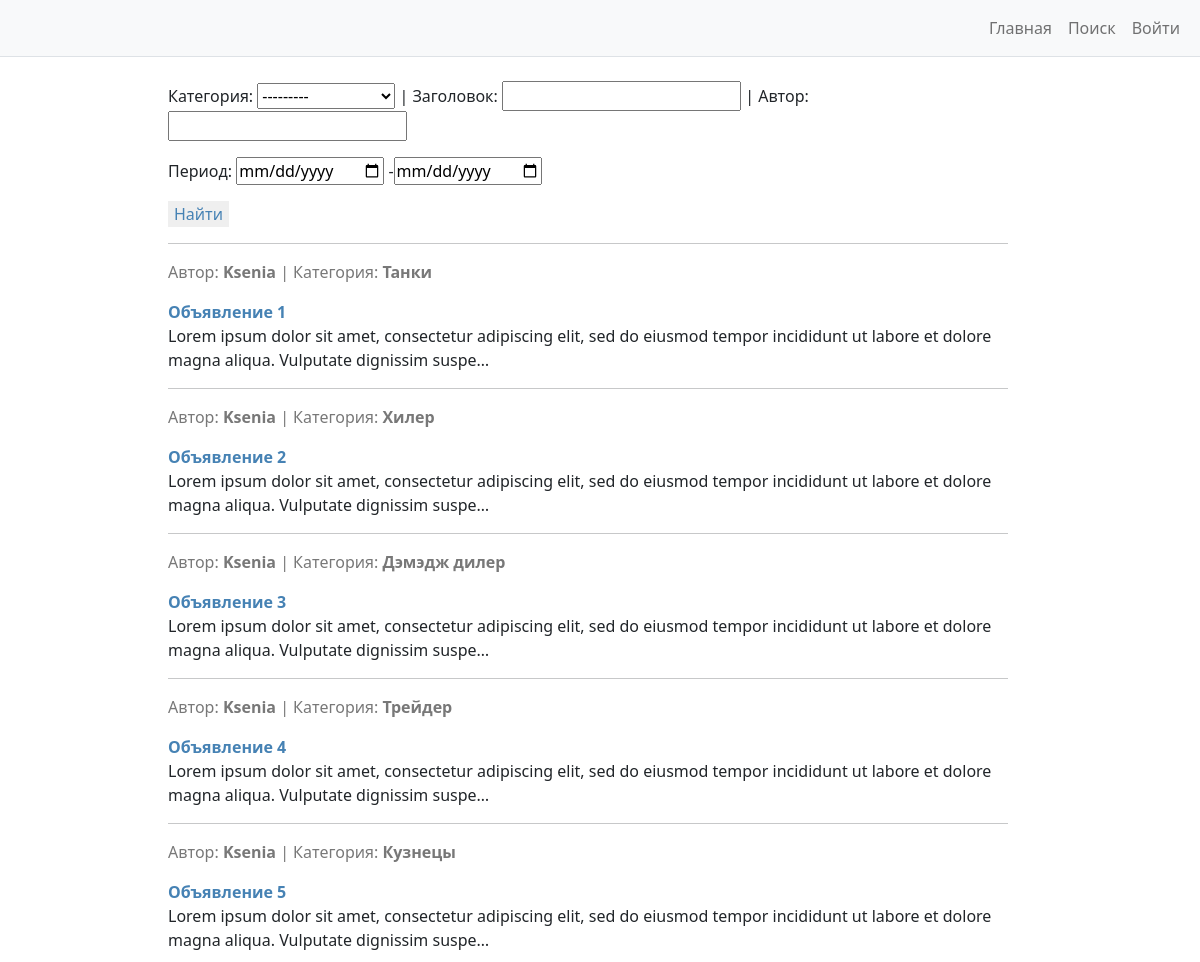
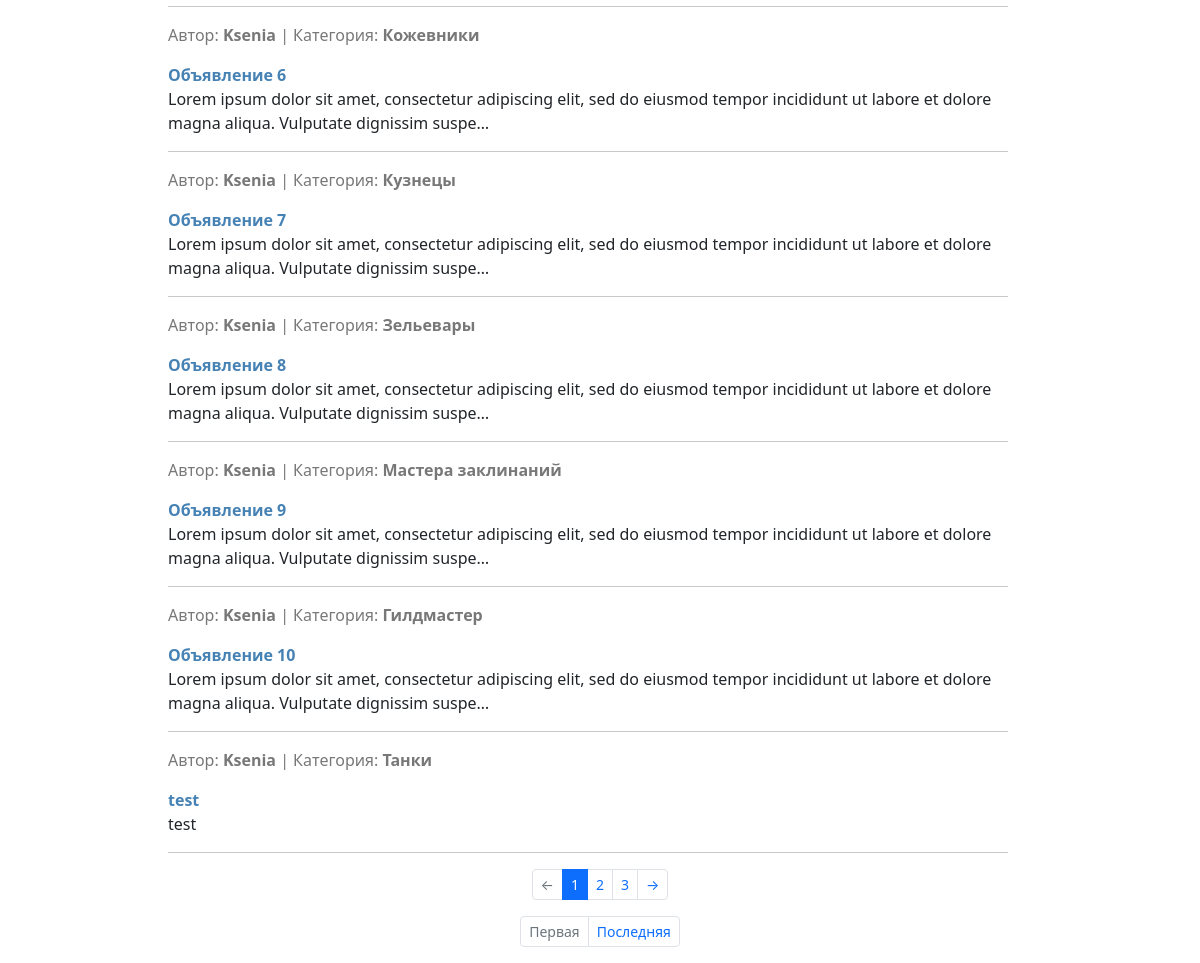
The app's page /search/ with its own data (2 pictures, top to bottom).
### advertisments/models.py (models this page shows, shortened)
class Ad(models.Model):
    pub_date = models.DateTimeField(
        auto_now_add=True
    )
    author = models.ForeignKey(
        to=User,
        on_delete=models.CASCADE,
    )
    title = models.CharField(
        max_length=255,
        help_text='До 255 символов',
    )
    category = models.CharField(
        max_length=18,
        choices=CATEGORIES,
        default=None,
    )
    content = RichTextUploadingField(
        blank=True
    )
    class Meta:
        ordering = ['pub_date']
        verbose_name = 'Объявление'
        verbose_name_plural = 'Объявления'

### advertisments/views.py (the view)
# urls.py: path('search/', AdsSearchView.as_view(), name='ads_search'),
class AdsSearchView(ListView):
    model = Ad
    template_name = 'ads_search.html'
    context_object_name = 'ads'
    paginate_by = 5
    def get_context_data(self, **kwargs):
        context = super().get_context_data()
        context['filter'] = AdsFilter(self.request.GET, queryset=self.get_queryset())
        return context

### advertisments/templatetags/advertisments_tags.py (called while the page is built)
@register.simple_tag(takes_context=True)
def url_replace(context, **kwargs):
    context_copy = context['request'].GET.copy()
    for key, value in kwargs.items():
        context_copy[key] = value
    return context_copy.urlencode()

### advertisments/templates/ads_search.html (shortened to what this page needs)
 {% extends 'base.html' %}
{% load advertisments_tags %}
{% block content %}
<div class="container-fluid" id="centerLayer">
    <br />
    <form method="GET">
        <p>
            Категория: {{ filter.form.category }} |
            Заголовок: {{ filter.form.title }} |
            Автор: {{ filter.form.author }}
        </p>
        <p>
            Период: {{ filter.form.pub_date }}
        </p>
        <p>
            <input type="submit" value="Найти" style="color: #4682B4; border: #4682B4">
        </p>
        <hr>
    </form>
    {% if ads %}
        {% for ad in filter.qs %}
            <p style="color:rgb(120, 120, 120)">
                Автор: <b>{{ ad.author }}</b> | Категория: <b>{{ ad.category }}</b>
            </p>
            <p>
                <a style="color:#4682B4" href="{% url 'ads_detail' ad.id %}"><b>{{ ad.title }}</b></a>
                <br />
                {{ ad.content|striptags|truncatechars:150 }}
            </p>
            <hr>
        {% endfor %}
    {% else %}
        <h3>К сожалению, объявлений, подходящих по данным параметрам нет.</h3>
    {% endif %}
</div>
<nav aria-label="Page navigation example">
    <ul class="pagination pagination-sm justify-content-center">
        {% if page_obj.has_previous %}
        <li class="page-item">
            <a class="page-link" href="?{% url_replace page=page_obj.previous_page_number %}">
                ←
            </a>
        </li>
        {% else %}
        <li class="page-item disabled">
            <a class="page-link" href="#">
                ←
            </a>
        </li>
        {% endif %}
        {% if page_obj.paginator.num_pages <= 5 %}
        {% for page_num in page_obj.paginator.page_range %}
        {% if page_num == page_obj.number %}
        <li class="page-item active" aria-current="page">
            <a class="page-link" href="?{% url_replace page=page_num %}">
                {{ page_num }}
            </a>
        </li>
        {% else %}
        <li class="page-item">
            <a class="page-link" href="?{% url_replace page=page_num %}">
                {{ page_num }}
            </a>
        </li>
        {% endif %}
        {% endfor %}
        {% endif %}
        {% if page_obj.has_next %}
        <li class="page-item">
            <a class="page-link" href="?{% url_replace page=page_obj.next_page_number %}">
                →
            </a>
        </li>
        {% else %}
        <li class="page-item disabled">
            <a class="page-link" href="#">
                →
            </a>
        </li>
        {% endif %}
    </ul>
</nav>
<nav aria-label="Page navigation example">
    <ul class="pagination pagination-sm justify-content-center">
        {% if page_obj.has_previous %}
        <li class="page-item">
            <a class="page-link" href="?{% url_replace page=1 %}">
                Первая
            </a>
        </li>
        {% else %}
        <li class="page-item disabled">
            <a class="page-link" href="#">
                Первая
            </a>
        </li>
        {% endif %}
        {% if page_obj.has_next %}
        <li class="page-item">
            <a class="page-link" href="?{% url_replace page=page_obj.paginator.num_pages %}">
                Последняя
            </a>
        </li>
        {% else %}
        <li class="page-item disabled">
            <a class="page-link" href="#">
                Последняя
            </a>
        </li>
        {% endif %}
    </ul>
</nav>
{% endblock content %}

### templates/base.html (style rules this page uses)
#centerLayer { margin-left: 13%; width: 72%; }
a { text-decoration: none }

### records on screen
Ad: author "Ksenia", category "Танки", title "Объявление 1", content "Lorem ipsum dolor sit amet, consectetur adipiscing elit, sed do eiusmod tempor incididunt ut labore et dolore magna aliqua. Vulputate dignissim suspe…"
Ad: author "Ksenia", category "Хилер", title "Объявление 2", content "Lorem ipsum dolor sit amet, consectetur adipiscing elit, sed do eiusmod tempor incididunt ut labore et dolore magna aliqua. Vulputate dignissim suspe…"
Ad: author "Ksenia", category "Дэмэдж дилер", title "Объявление 3", content "Lorem ipsum dolor sit amet, consectetur adipiscing elit, sed do eiusmod tempor incididunt ut labore et dolore magna aliqua. Vulputate dignissim suspe…"
Ad: author "Ksenia", category "Трейдер", title "Объявление 4", content "Lorem ipsum dolor sit amet, consectetur adipiscing elit, sed do eiusmod tempor incididunt ut labore et dolore magna aliqua. Vulputate dignissim suspe…"
Ad: author "Ksenia", category "Кузнецы", title "Объявление 5", content "Lorem ipsum dolor sit amet, consectetur adipiscing elit, sed do eiusmod tempor incididunt ut labore et dolore magna aliqua. Vulputate dignissim suspe…"
Ad: author "Ksenia", category "Кожевники", title "Объявление 6", content "Lorem ipsum dolor sit amet, consectetur adipiscing elit, sed do eiusmod tempor incididunt ut labore et dolore magna aliqua. Vulputate dignissim suspe…"
Ad: author "Ksenia", category "Кузнецы", title "Объявление 7", content "Lorem ipsum dolor sit amet, consectetur adipiscing elit, sed do eiusmod tempor incididunt ut labore et dolore magna aliqua. Vulputate dignissim suspe…"
Ad: author "Ksenia", category "Зельевары", title "Объявление 8", content "Lorem ipsum dolor sit amet, consectetur adipiscing elit, sed do eiusmod tempor incididunt ut labore et dolore magna aliqua. Vulputate dignissim suspe…"
Ad: author "Ksenia", category "Мастера заклинаний", title "Объявление 9", content "Lorem ipsum dolor sit amet, consectetur adipiscing elit, sed do eiusmod tempor incididunt ut labore et dolore magna aliqua. Vulputate dignissim suspe…"
Ad: author "Ksenia", category "Гилдмастер", title "Объявление 10", content "Lorem ipsum dolor sit amet, consectetur adipiscing elit, sed do eiusmod tempor incididunt ut labore et dolore magna aliqua. Vulputate dignissim suspe…"
Ad: author "Ksenia", category "Танки", title "test", content "test"

### other values on screen
{{ page_num }} "1"
{{ page_num }} "2" "3"
